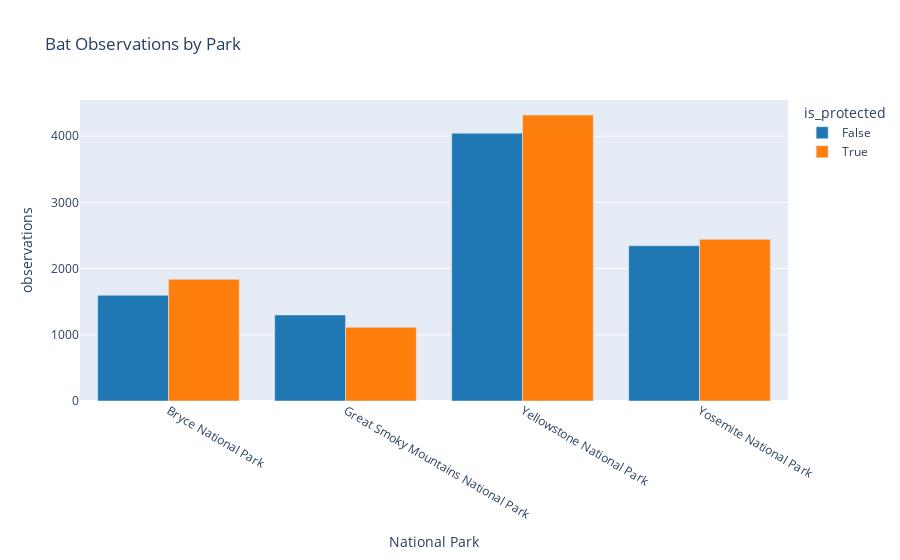

Notebook source saved alongside this figure:
### Markdown cell above
Below is a plot from the output of the last data manipulation. From this chart one can see that Yellowstone and Bryce National Parks seem to be doing a great job with their bat populations since there are more sightings of protected bats compared to non-protected species. The Great Smoky Mountains National Park might need to beef up there efforts in conservation as they have seen more non-protected species.

### Code cell
px.bar(obs_by_park, x='park_name',y='observations',color='is_protected',barmode='group',labels={'park_name':'National Park'},\
    title='Bat Observations by Park',color_discrete_sequence=px.colors.qualitative.D3
    )

### Figure 1 — Plotly figure (JSON) as saved in the notebook; plotly's stock layout.template omitted (floating-point values rounded to 4 significant figures)
{"data": [{"alignmentgroup": "True", "hovertemplate": "is_protected=False<br>National Park=%{x}<br>observations=%{y}<extra></extra>", "legendgroup": "False", "marker": {"color": "#1F77B4", "pattern": {"shape": ""}}, "name": "False", "offsetgroup": "False", "orientation": "v", "showlegend": true, "textposition": "auto", "type": "bar", "x": ["Bryce National Park", "Great Smoky Mountains National Park", "Yellowstone National Park", "Yosemite National Park"], "xaxis": "x", "y": [1596, 1299, 4044, 2345], "yaxis": "y"}, {"alignmentgroup": "True", "hovertemplate": "is_protected=True<br>National Park=%{x}<br>observations=%{y}<extra></extra>", "legendgroup": "True", "marker": {"color": "#FF7F0E", "pattern": {"shape": ""}}, "name": "True", "offsetgroup": "True", "orientation": "v", "showlegend": true, "textposition": "auto", "type": "bar", "x": ["Bryce National Park", "Great Smoky Mountains National Park", "Yellowstone National Park", "Yosemite National Park"], "xaxis": "x", "y": [1837, 1112, 4318, 2441], "yaxis": "y"}], "layout": {"barmode": "group", "legend": {"title": {"text": "is_protected"}, "tracegroupgap": 0}, "title": {"text": "Bat Observations by Park"}, "xaxis": {"anchor": "y", "domain": [0, 1], "title": {"text": "National Park"}}, "yaxis": {"anchor": "x", "domain": [0, 1], "title": {"text": "observations"}}}}
